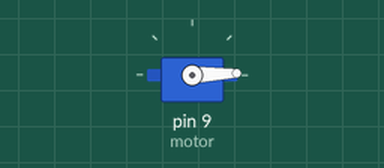
A sketch run on a simulated Arduino Uno, built with avr-gcc and run on an emulated ATmega328P. On the bench: servo.

Above: at 0.05 s.
At 0.95 s:
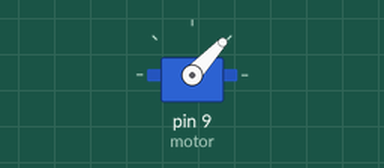
At 1.65 s:
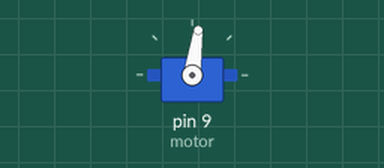
At 3.3 s:
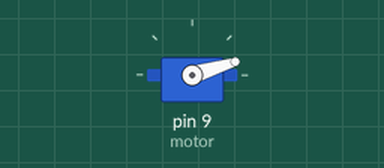
Timing chart, 0 to 8.4 s (numbered marks = the images above):
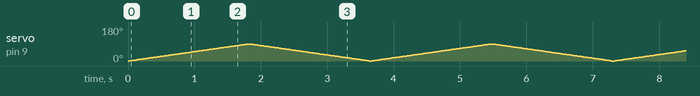

The sketch:

Servo_motor_180_derece.ino
```cpp
#include <Servo.h>

Servo motor;

int durum = 0;

void setup() {
  motor.attach(9);
}

void loop() {
  for (durum = 0; durum <= 90; durum += 1) {
    motor.write(durum);
    delay(20);
  }
  for (durum = 90; durum >= 0; durum -= 1) {
    motor.write(durum);
    delay(20);
  }
}
```
